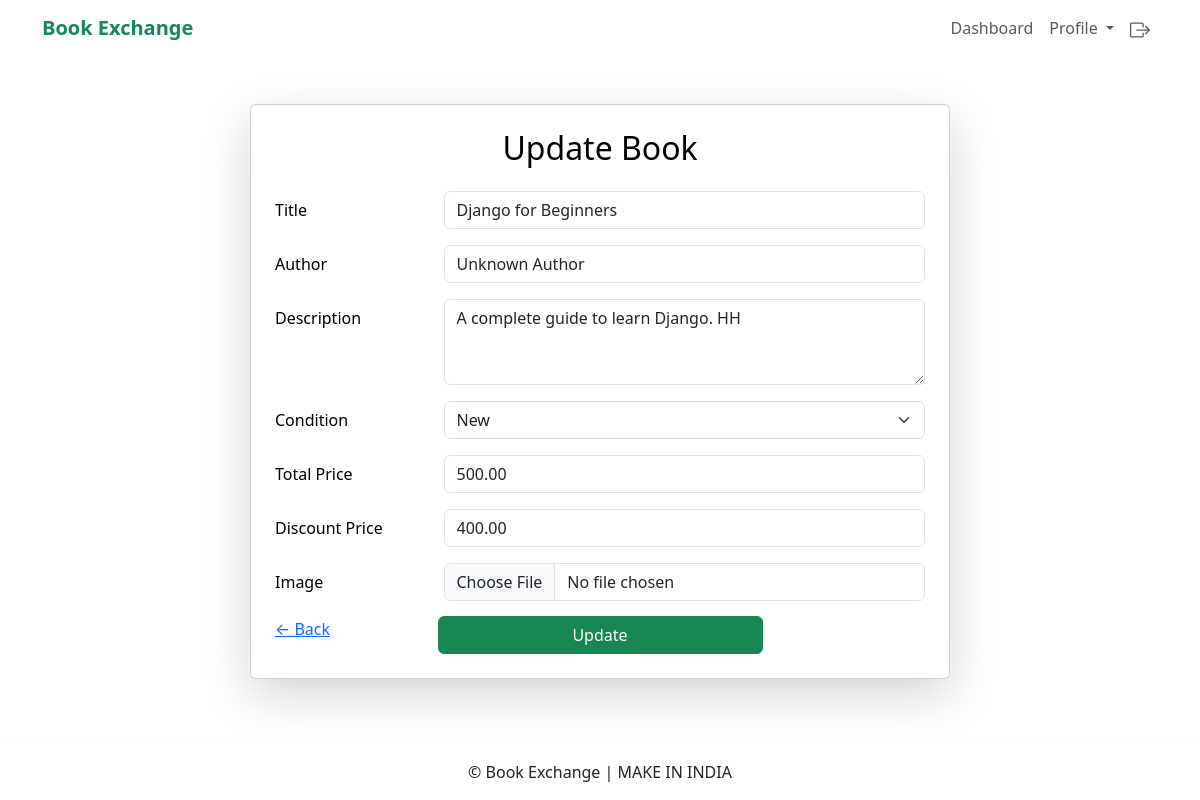
Page /books/1/edit/ (signed in) on the committed database.
### books/models.py (models this page shows, shortened)
class Book(models.Model):
  id = models.AutoField(primary_key=True)
  user = models.ForeignKey(settings.AUTH_USER_MODEL, on_delete=models.CASCADE, related_name='books')
  title = models.CharField(max_length=255)
  description = models.TextField()
  author = models.CharField(max_length=255)
  total_price = models.DecimalField(max_digits=8, decimal_places=2)
  discount_price = models.DecimalField(max_digits=8, decimal_places=2, blank=True, null=True)
  condition = models.CharField(max_length=20, choices=CONDITION_CHOICES, default='new')  # 👈 Add this line
  image = models.ImageField(upload_to='book_images/', blank=True, null=True)
  created_at = models.DateTimeField(auto_now_add=True)

### books/views.py (the view)
# urls.py: path('books/<int:pk>/edit/', views.update, name='update'),
@login_required
def update(request, pk):
  book = get_object_or_404(Book, pk=pk)
  if book.user != request.user:
    return redirect('show', pk=pk)
  form = BookForm(request.POST or None, request.FILES or None, instance=book)
  if form.is_valid():
    form.save()
    return redirect('show', pk=pk)
  return render(request, 'books/form.html', {'form': form})

### books/forms.py
class BookForm(forms.ModelForm):
    class Meta:
        model = Book
        fields = ['title', 'author', 'description', 'condition', 'total_price', 'discount_price', 'image']
        widgets = {
          'title': forms.TextInput(attrs={ 'class': 'form-control', 'placeholder': 'Enter book title' }),
          'author': forms.TextInput(attrs={ 'class': 'form-control', 'placeholder': 'Enter author name' }),
          'description': forms.Textarea(attrs={ 'class': 'form-control', 'placeholder': 'Enter book description', 'rows': 3 }),
          'condition': forms.Select(attrs={ 'class': 'form-select' }),
          'total_price': forms.NumberInput(attrs={ 'class': 'form-control', 'placeholder': 'Enter total price' }),
          'discount_price': forms.NumberInput(attrs={ 'class': 'form-control', 'placeholder': 'Enter discount price (if any)' }),
          'image': forms.FileInput(attrs={ 'class': 'form-control' }),
        }

### templates/books/form.html (shortened to what this page needs)
{% extends 'base.html' %}
{% load static %}
{% block content %}
<div class="container mt-5">
  <div class="card shadow-lg p-4 bg-white text-black" style="max-width: 700px; margin: auto;">
    <h2 class="mb-4 text-center">{{ form.instance.pk|yesno:"Update,Add a New" }} Book</h2>
    <form method="post" enctype="multipart/form-data">
      <div class="mb-3 row">
        <label class="col-sm-3 col-form-label">Title</label>
        <div class="col-sm-9">
          {{ form.title }}
        </div>
      </div>
      <div class="mb-3 row">
        <label class="col-sm-3 col-form-label">Author</label>
        <div class="col-sm-9">
          {{ form.author }}
        </div>
      </div>
      <div class="mb-3 row">
        <label class="col-sm-3 col-form-label">Description</label>
        <div class="col-sm-9">
          {{ form.description }}
        </div>
      </div>
      <div class="mb-3 row">
        <label class="col-sm-3 col-form-label">Condition</label>
        <div class="col-sm-9">
          {{ form.condition }}
        </div>
      </div>
      <div class="mb-3 row">
        <label class="col-sm-3 col-form-label">Total Price</label>
        <div class="col-sm-9">
          {{ form.total_price }}
        </div>
      </div>
      <div class="mb-3 row">
        <label class="col-sm-3 col-form-label">Discount Price</label>
        <div class="col-sm-9">
          {{ form.discount_price }}
        </div>
      </div>
      <div class="mb-3 row">
        <label class="col-sm-3 col-form-label">Image</label>
        <div class="col-sm-9">
          {{ form.image }}
        </div>
      </div>
      <a href="{% url 'books_index' %}">← Back</a>
      <div class="text-center" style="margin-top: -25px;">
        <button type="submit" class="btn btn-success w-50">
          {% if form.instance.pk %}Update{% else %}Add Book{% endif %}
        </button>
      </div>
    </form>
  </div>
</div>
{% endblock %}

### rows in the picture
Book: instance.pk "Update", title "Django for Beginners", author "Unknown Author", description "A complete guide to learn Django. HH", condition "New", total_price "500.00", discount_price "400.00"
